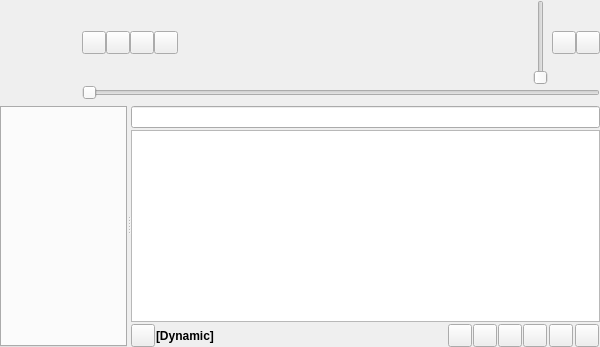
<?xml version="1.0" encoding="UTF-8"?>
<ui version="4.0">
 <class>MainWindow</class>
 <widget class="QWidget" name="MainWindow">
  <property name="geometry">
   <rect>
    <x>0</x>
    <y>0</y>
    <width>600</width>
    <height>347</height>
   </rect>
  </property>
  <layout class="QVBoxLayout" name="verticalLayout">
   <property name="spacing">
    <number>0</number>
   </property>
   <property name="leftMargin">
    <number>0</number>
   </property>
   <property name="topMargin">
    <number>0</number>
   </property>
   <property name="rightMargin">
    <number>0</number>
   </property>
   <property name="bottomMargin">
    <number>0</number>
   </property>
   <item>
    <widget class="QWidget" name="toolbar" native="true">
     <layout class="QGridLayout" name="gridLayout_2">
      <property name="leftMargin">
       <number>0</number>
      </property>
      <property name="topMargin">
       <number>0</number>
      </property>
      <property name="rightMargin">
       <number>0</number>
      </property>
      <property name="bottomMargin">
       <number>0</number>
      </property>
      <property name="verticalSpacing">
       <number>0</number>
      </property>
      <item row="0" column="0" rowspan="2">
       <widget class="CoverWidget" name="coverWidget">
        <property name="sizePolicy">
         <sizepolicy hsizetype="Fixed" vsizetype="Fixed">
          <horstretch>0</horstretch>
          <verstretch>0</verstretch>
         </sizepolicy>
        </property>
        <property name="minimumSize">
         <size>
          <width>64</width>
          <height>64</height>
         </size>
        </property>
        <property name="maximumSize">
         <size>
          <width>76</width>
          <height>76</height>
         </size>
        </property>
       </widget>
      </item>
      <item row="0" column="1">
       <layout class="QHBoxLayout" name="controlLayout_2">
        <property name="spacing">
         <number>0</number>
        </property>
        <item>
         <widget class="ToolButton" name="prevTrackButton">
          <property name="focusPolicy">
           <enum>Qt::NoFocus</enum>
          </property>
         </widget>
        </item>
        <item>
         <widget class="ToolButton" name="playPauseTrackButton"/>
        </item>
        <item>
         <widget class="ToolButton" name="stopTrackButton"/>
        </item>
        <item>
         <widget class="ToolButton" name="nextTrackButton"/>
        </item>
       </layout>
      </item>
      <item row="0" column="2">
       <layout class="QVBoxLayout" name="detailsLayout">
        <item>
         <widget class="SqueezedTextLabel" name="trackLabel">
          <property name="font">
           <font>
            <weight>75</weight>
            <bold>true</bold>
           </font>
          </property>
          <property name="alignment">
           <set>Qt::AlignBottom|Qt::AlignLeading|Qt::AlignLeft</set>
          </property>
         </widget>
        </item>
        <item>
         <widget class="SqueezedTextLabel" name="artistLabel">
          <property name="alignment">
           <set>Qt::AlignLeading|Qt::AlignLeft|Qt::AlignTop</set>
          </property>
         </widget>
        </item>
       </layout>
      </item>
      <item row="0" column="3">
       <layout class="QHBoxLayout" name="horizontalLayout_4">
        <property name="spacing">
         <number>0</number>
        </property>
        <item>
         <widget class="VolumeSlider" name="volumeSlider"/>
        </item>
        <item>
         <spacer name="volumeSliderSpacer">
          <property name="orientation">
           <enum>Qt::Horizontal</enum>
          </property>
          <property name="sizeType">
           <enum>QSizePolicy::Fixed</enum>
          </property>
          <property name="sizeHint" stdset="0">
           <size>
            <width>4</width>
            <height>4</height>
           </size>
          </property>
         </spacer>
        </item>
        <item>
         <widget class="ToolButton" name="songInfoButton"/>
        </item>
        <item>
         <widget class="MenuButton" name="menuButton"/>
        </item>
       </layout>
      </item>
      <item row="1" column="1" colspan="3">
       <widget class="TimeSlider" name="positionSlider">
        <property name="orientation">
         <enum>Qt::Horizontal</enum>
        </property>
       </widget>
      </item>
     </layout>
    </widget>
   </item>
   <item>
    <widget class="MessageWidget" name="messageWidget"/>
   </item>
   <item>
    <widget class="QStackedWidget" name="stack">
     <property name="currentIndex">
      <number>0</number>
     </property>
     <widget class="AutohidingSplitter" name="splitter">
      <property name="enabled">
       <bool>true</bool>
      </property>
      <property name="sizePolicy">
       <sizepolicy hsizetype="MinimumExpanding" vsizetype="MinimumExpanding">
        <horstretch>0</horstretch>
        <verstretch>0</verstretch>
       </sizepolicy>
      </property>
      <property name="orientation">
       <enum>Qt::Horizontal</enum>
      </property>
      <widget class="QWidget" name="tabWidgetContainer">
       <layout class="QVBoxLayout" name="vlayout">
        <property name="spacing">
         <number>0</number>
        </property>
        <property name="leftMargin">
         <number>0</number>
        </property>
        <property name="topMargin">
         <number>0</number>
        </property>
        <property name="rightMargin">
         <number>0</number>
        </property>
        <property name="bottomMargin">
         <number>0</number>
        </property>
        <item>
         <spacer name="tabWidgetSpacer">
          <property name="orientation">
           <enum>Qt::Vertical</enum>
          </property>
          <property name="sizeType">
           <enum>QSizePolicy::Fixed</enum>
          </property>
          <property name="sizeHint" stdset="0">
           <size>
            <width>6</width>
            <height>6</height>
           </size>
          </property>
         </spacer>
        </item>
        <item>
         <widget class="FancyTabWidget" name="tabWidget">
          <property name="minimumSize">
           <size>
            <width>32</width>
            <height>32</height>
           </size>
          </property>
         </widget>
        </item>
       </layout>
      </widget>
      <widget class="QWidget" name="playQueueWidget">
       <property name="sizePolicy">
        <sizepolicy hsizetype="Expanding" vsizetype="Expanding">
         <horstretch>2</horstretch>
         <verstretch>0</verstretch>
        </sizepolicy>
       </property>
       <layout class="QVBoxLayout" name="vlayoutx">
        <property name="spacing">
         <number>2</number>
        </property>
        <property name="leftMargin">
         <number>0</number>
        </property>
        <property name="topMargin">
         <number>0</number>
        </property>
        <property name="rightMargin">
         <number>0</number>
        </property>
        <property name="bottomMargin">
         <number>0</number>
        </property>
        <item>
         <spacer name="playQueueSpacer">
          <property name="orientation">
           <enum>Qt::Vertical</enum>
          </property>
          <property name="sizeType">
           <enum>QSizePolicy::Fixed</enum>
          </property>
          <property name="sizeHint" stdset="0">
           <size>
            <width>6</width>
            <height>6</height>
           </size>
          </property>
         </spacer>
        </item>
        <item>
         <widget class="SearchWidget" name="playQueueSearchWidget"/>
        </item>
        <item>
         <widget class="PlayQueueView" name="playQueue"/>
        </item>
        <item>
         <layout class="QHBoxLayout" name="hlayout">
          <property name="spacing">
           <number>1</number>
          </property>
          <property name="leftMargin">
           <number>0</number>
          </property>
          <property name="topMargin">
           <number>0</number>
          </property>
          <property name="rightMargin">
           <number>0</number>
          </property>
          <property name="bottomMargin">
           <number>0</number>
          </property>
          <item>
           <widget class="ToolButton" name="stopDynamicButton"/>
          </item>
          <item>
           <widget class="QLabel" name="dynamicLabel">
            <property name="font">
             <font>
              <weight>75</weight>
              <bold>true</bold>
             </font>
            </property>
            <property name="text">
             <string>[Dynamic]</string>
            </property>
           </widget>
          </item>
          <item>
           <widget class="SqueezedTextLabel" name="playQueueStatsLabel"/>
          </item>
          <item>
           <spacer>
            <property name="orientation">
             <enum>Qt::Horizontal</enum>
            </property>
            <property name="sizeHint" stdset="0">
             <size>
              <width>6</width>
              <height>21</height>
             </size>
            </property>
           </spacer>
          </item>
          <item>
           <widget class="ToolButton" name="repeatButton">
            <property name="checkable">
             <bool>true</bool>
            </property>
            <property name="checked">
             <bool>false</bool>
            </property>
           </widget>
          </item>
          <item>
           <widget class="ToolButton" name="singleButton">
            <property name="checkable">
             <bool>true</bool>
            </property>
            <property name="checked">
             <bool>false</bool>
            </property>
           </widget>
          </item>
          <item>
           <widget class="ToolButton" name="randomButton">
            <property name="checkable">
             <bool>true</bool>
            </property>
           </widget>
          </item>
          <item>
           <widget class="ToolButton" name="consumeButton">
            <property name="checkable">
             <bool>true</bool>
            </property>
           </widget>
          </item>
          <item>
           <widget class="SpacerWidget" name="midSpacer" native="true"/>
          </item>
          <item>
           <widget class="ToolButton" name="savePlayQueueButton"/>
          </item>
          <item>
           <widget class="SpacerWidget" name="horizontalSpacer_4" native="true"/>
          </item>
          <item>
           <widget class="ToolButton" name="clearPlayQueueButton"/>
          </item>
          <item>
           <widget class="SizeGrip" name="sizeGrip" native="true"/>
          </item>
         </layout>
        </item>
       </layout>
      </widget>
     </widget>
     <widget class="ContextWidget" name="context"/>
    </widget>
   </item>
  </layout>
 </widget>
 <customwidgets>
  <customwidget>
   <class>SqueezedTextLabel</class>
   <extends>QLabel</extends>
   <header>squeezedtextlabel.h</header>
  </customwidget>
  <customwidget>
   <class>PlayQueueView</class>
   <extends>QTreeView</extends>
   <header>playqueueview.h</header>
  </customwidget>
  <customwidget>
   <class>TimeSlider</class>
   <extends>QSlider</extends>
   <header>timeslider.h</header>
  </customwidget>
  <customwidget>
   <class>FancyTabWidget</class>
   <extends>QTabWidget</extends>
   <header>fancytabwidget.h</header>
   <container>1</container>
  </customwidget>
  <customwidget>
   <class>MessageWidget</class>
   <extends>QFrame</extends>
   <header>messagewidget.h</header>
   <container>1</container>
  </customwidget>
  <customwidget>
   <class>AutohidingSplitter</class>
   <extends>QSplitter</extends>
   <header>autohidingsplitter.h</header>
   <container>1</container>
  </customwidget>
  <customwidget>
   <class>CoverWidget</class>
   <extends>QLabel</extends>
   <header>coverwidget.h</header>
  </customwidget>
  <customwidget>
   <class>MenuButton</class>
   <extends>QToolButton</extends>
   <header>menubutton.h</header>
  </customwidget>
  <customwidget>
   <class>ToolButton</class>
   <extends>QToolButton</extends>
   <header>toolbutton.h</header>
  </customwidget>
  <customwidget>
   <class>ContextWidget</class>
   <extends>QWidget</extends>
   <header>contextwidget.h</header>
  </customwidget>
  <customwidget>
   <class>SearchWidget</class>
   <extends>QLineEdit</extends>
   <header>searchwidget.h</header>
  </customwidget>
  <customwidget>
   <class>SpacerWidget</class>
   <extends>QWidget</extends>
   <header>spacerwidget.h</header>
  </customwidget>
  <customwidget>
   <class>SizeGrip</class>
   <extends>QWidget</extends>
   <header>sizegrip.h</header>
  </customwidget>
  <customwidget>
   <class>VolumeSlider</class>
   <extends>QSlider</extends>
   <header>volumeslider.h</header>
  </customwidget>
 </customwidgets>
 <resources/>
 <connections/>
</ui>
